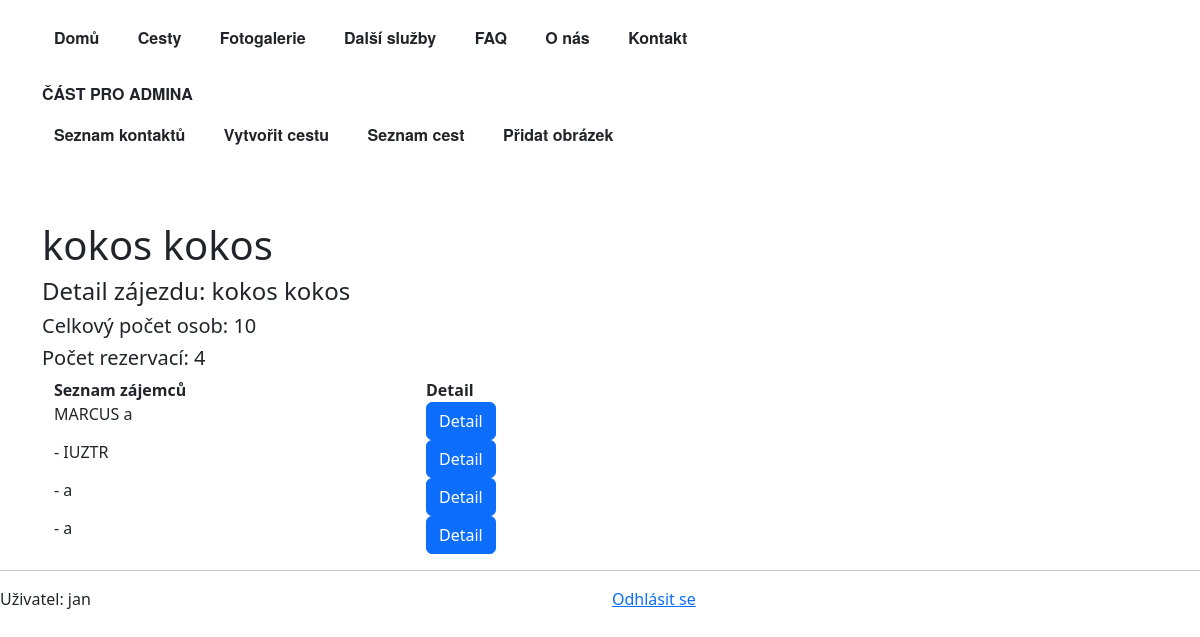
/webapp/trip-admin-detail/2/ (signed in), run on the app's committed database.
### webapp/models.py (models this page shows, shortened)
class Trip(models.Model):
    trip_id = models.AutoField(primary_key=True)
    trip_name = models.CharField(max_length=256)
    trip_short_description = models.TextField(null=True, blank=True)
    trip_description = models.TextField(null=True, blank=True)
    start_time = models.CharField(null=True, blank=True, max_length=30) #not date field at the clients request
    end_time = models.CharField(null=True, blank=True, max_length=30) #vague dates preferred - start of june
    price = models.IntegerField(null=True, blank=True)
    image = models.ImageField(upload_to='', null=True, blank=True)
    thumbnail = models.ImageField(upload_to='', null=True, blank=True)
    @property
    def customer_count(self):
        return sum((number.customer_count or 1) for number in self.customer_trip.all())
    @property
    def reservation_count(self):
        return self.customer_trip.all().count()

class Customer(models.Model):
    customer_id = models.AutoField(primary_key=True)
    customer_first_name = models.CharField(max_length=64)
    customer_last_name = models.CharField(max_length=64)
    customer_count = models.PositiveIntegerField(default=1, validators=[MaxValueValidator(30)],)
    customer_email = models.EmailField(null=True, blank=True)
    customer_phone = models.CharField(max_length=14, null=True, blank=True, validators=[MinLengthValidator(9)])
    customer_message = models.TextField(null=True, blank=True)
    customer_trip = models.ForeignKey('Trip', on_delete=models.CASCADE,
                                      null=True, blank=True, related_name='customer_trip')
    created = models.DateTimeField(auto_now_add=True)
    objects = CustomerManager()
    @property
    def full_name(self):
        return f"{self.customer_first_name} {self.customer_last_name}"

### webapp/views.py (the view)
# urls.py: path("trip-admin-detail/<int:pk>/", TripAdminView.as_view(), name="trip_detail_admin"),
class TripAdminView(LoginRequiredMixin, TripDetailView):
    template_name = "trip_detail_admin.html"
    model = Trip
    def get_context_data(self, **kwargs):
        context = super().get_context_data(**kwargs)
        trip = self.get_object()
        context["customers"] = trip.customer_trip.all()
        return context

### webapp/models.py (called while the page is built)
    def get_queryset(self):
        return CustomerQuerySet(self.model, using=self._db)

### webapp/views.py (called while the page is built)
    def get_context_data(self, **kwargs):
        context = super().get_context_data(**kwargs)
        trip = self.object
        context["trip_images"] = trip.trip_images.all()
        return context

### webapp/templates/trip_detail_admin.html (shortened to what this page needs)
{% extends "base_with_bootstrap.html" %}
{% load bootstrap5 %}
{% block hlavni_nadpis %} <h1>{{ trip.trip_name }}</h1>{% endblock %}
{% block content %}
<h4 class="mb-2">Detail zájezdu: {{ trip.trip_name }}</h4>
    <h5> Celkový počet osob: {{ trip.customer_count }}</h5>
    <h5> Počet rezervací: {{ trip.reservation_count }}</h5>
<div class="container">
    <div class="row">
        <div class="col-4"><strong>Seznam zájemců </strong></div>
        <div class="col-4"><strong>Detail</strong></div>
        </div>
        {% for item in customers %}
            <div class="row">
                <div class="col-4">{{ item.full_name }}</div>
                <div class="col-4">
                    <a href="{% url 'webapp:customer_detail' item.pk %}" class="btn btn-primary"> Detail </a>
                </div>
            </div>
        {% endfor %}
        </div>
    </div>
{% endblock %}

### webapp/templates/snippets/user_info.html
<hr>
<div class="row">
    <div class="col">
        Uživatel:
        {% if user.is_authenticated %}
            {{ user }}
        {% else %}
            (nepřihlášený)
        {% endif %}
    </div>
    <div class="col">
    {%  if user.is_authenticated %}
        <a href="{% url 'yes_no_confirmation' %}">Odhlásit se</a>
    {% else %}
        <a href="{% url 'login' %}">Přihlásit se</a>
    {% endif %}
    </div>
</div>

### data on the page
Trip: trip_name "kokos kokos", customer_count "10", reservation_count "4"
Customer: full_name "MARCUS a"
Customer: full_name "- IUZTR"
Customer: full_name "- a"
Customer: full_name "- a"

### other printed values
{{ user }} "jan"
